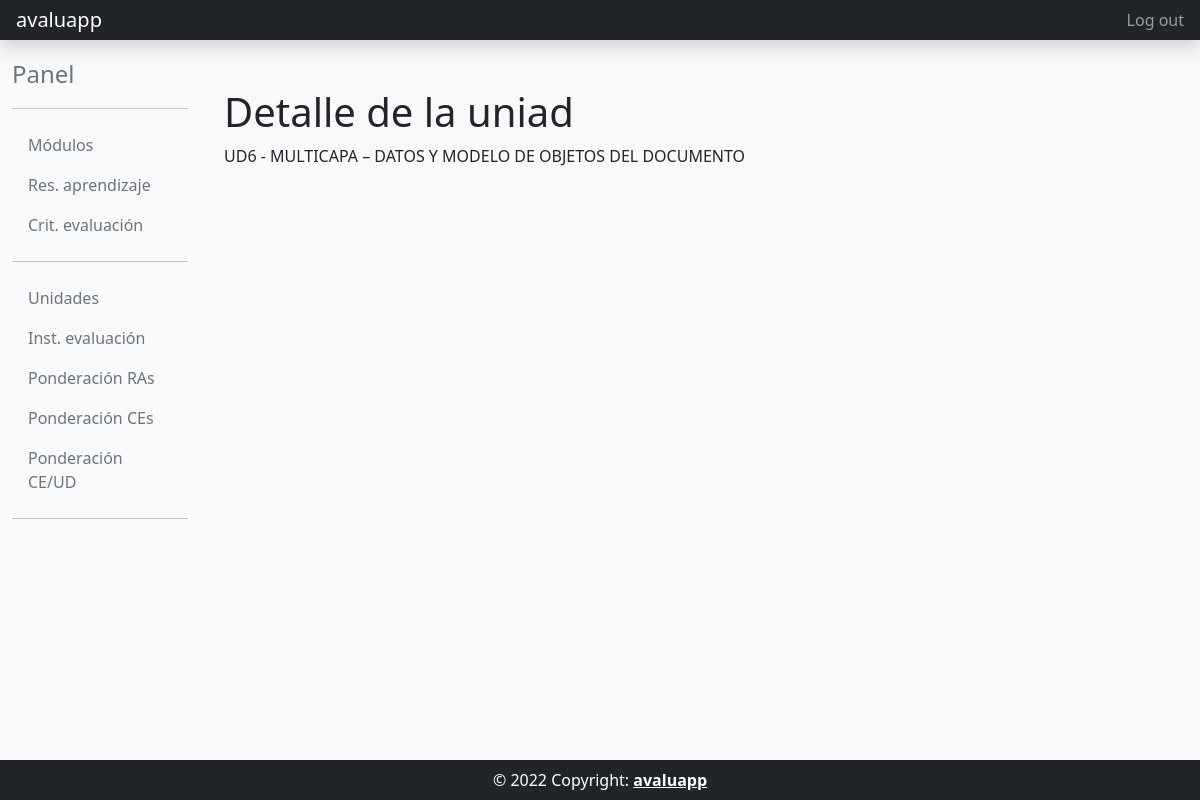
The app's page /unidad_detail/1/ (signed in) with its own data.
### programacion_didactica/models.py (models this page shows, shortened)
class Unidad (models.Model):
    codigo = models.CharField(max_length = 4, unique=True)
    nombre = models.CharField(max_length = 256, unique=True)
    class Meta:
        verbose_name= 'Unidad'
        verbose_name_plural= 'Unidades'
        ordering= ['id']

### programacion_didactica/views.py (the view)
# urls.py: path('unidad_detail/<int:pk>/', pd_views.UnidadDetailView.as_view(), name='unidad_detail'),
class UnidadDetailView(DetailView):
    model = Unidad
    template_name = 'programacion_didactica/unidad_detail.html'
    @method_decorator(csrf_exempt)
    @method_decorator(login_required)
    def dispatch(self, request, *args, **kwargs):
        return super().dispatch(request, *args, **kwargs)

### templates/programacion_didactica/unidad_detail.html
{% extends "common/base_intranet.html" %}
{% block main_content %}
<h1> Detalle de la uniad</h1>
<p>
    {{object.codigo}} - {{object.nombre}}
</p>
{% endblock main_content %}

### records on screen
Unidad: codigo "UD6", nombre "MULTICAPA – DATOS Y MODELO DE OBJETOS DEL DOCUMENTO"
